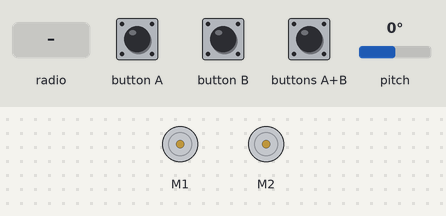
Recording of a program running on a simulated BBC micro:bit (MakeCode). Parts: 2 × DC motor (green arrow = forward, orange = backward, longer = faster). The test bench sets the inputs (shaded band); at power-on: pitch 0°. No radio messages arrive unless stated (any console line starting 'radio sent:' is added by the test bench); what the program prints to the serial console is not drawn.

Above: at 1.2 s.
1.3 s: radio message "0" arrives
2.8 s: radio message "1" arrives
At 4.0 s:
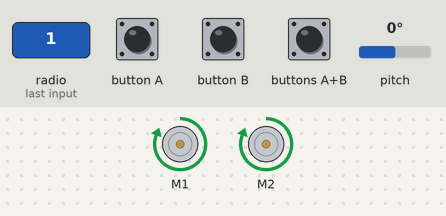
4.3 s: radio message "2" arrives
At 5.3 s:
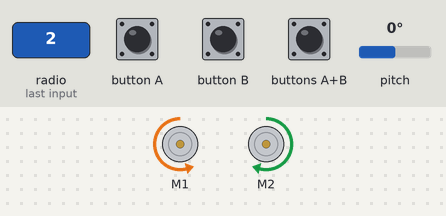
5.8 s: radio message "3" arrives
At 6.4 s:
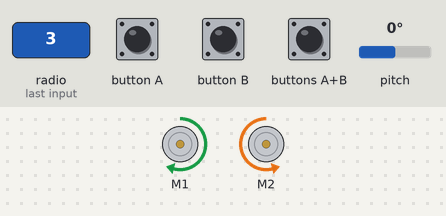
7.3 s: radio message "4" arrives
At 7.6 s:
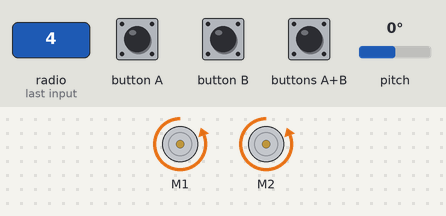
Timing chart, 0 to 10.3 s (numbered marks = the images above; inputs shaded):
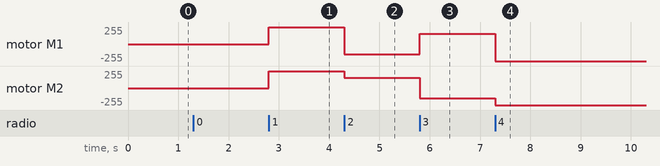

Measured:
- after the input at 2.8 s, motor M1, motor M2: stopped → forward 255/255 at once
- after the input at 4.3 s, motor M1: forward 255/255 → backward 153/255 at once; motor M2: forward 255/255 → forward 153/255 at once
- after the input at 5.8 s, motor M1: backward 153/255 → forward 153/255 at once; motor M2: forward 153/255 → backward 153/255 at once
- after the input at 7.3 s, motor M1: forward 153/255 → backward 255/255 at once; motor M2: backward 153/255 → backward 255/255 at once

The program:

main.ts
```typescript
radio.onReceivedNumber(function (receivedNumber) {
    if (receivedNumber == 0) {
        bitbot.stop(BBStopMode.Coast)
    } else if (receivedNumber == 1) {
        bitbot.go(BBDirection.Forward, 100)
    } else if (receivedNumber == 2) {
        bitbot.rotate(BBRobotDirection.Left, 60)
    } else if (receivedNumber == 3) {
        bitbot.rotate(BBRobotDirection.Right, 60)
    } else if (receivedNumber == 4) {
        bitbot.go(BBDirection.Reverse, 100)
    } else if (receivedNumber == 5) {
        bitbot.rotate(BBRobotDirection.Left, 60)
    } else if (receivedNumber == 6) {
        bitbot.rotate(BBRobotDirection.Right, 60)
    }
})
radio.setGroup(3)
basic.forever(function () {
    if (input.rotation(Rotation.Pitch) < 0) {
        if (input.buttonIsPressed(Button.AB)) {
            radio.sendNumber(1)
        } else if (input.buttonIsPressed(Button.A)) {
            radio.sendNumber(2)
        } else if (input.buttonIsPressed(Button.B)) {
            radio.sendNumber(3)
        } else {
            radio.sendNumber(0)
        }
    } else if (input.buttonIsPressed(Button.AB)) {
        radio.sendNumber(4)
    } else if (input.buttonIsPressed(Button.A)) {
        radio.sendNumber(5)
    } else if (input.buttonIsPressed(Button.B)) {
        radio.sendNumber(6)
    } else {
        radio.sendNumber(0)
    }
})
```

test.ts
```typescript
// testene settes inn her; disse vil ikke kompilert så lenge denne pakken blir brukt som en utvidelse.
```
